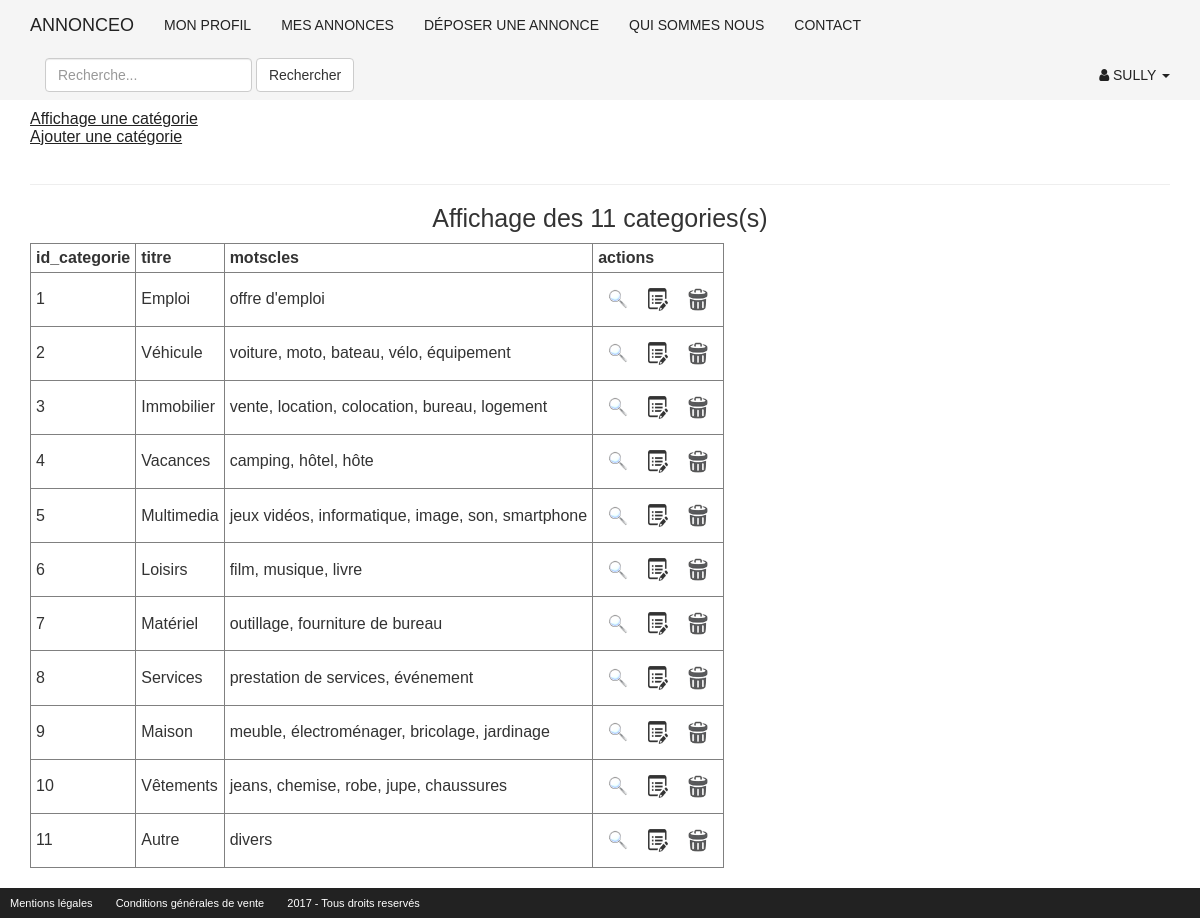
Page /admin/gestion_categorie.php?action=affichage (signed in) on the committed database.
### tables this page shows
CREATE TABLE categorie(
	id_categorie INT(3) NOT NULL AUTO_INCREMENT,
	titre VARCHAR(255) NOT NULL,
	motscles TEXT NOT NULL,
	PRIMARY KEY(id_categorie)
);

### inc/init.inc.php (called while the page is built, shortened)
<?php
$content = '';

### admin/gestion_categorie.php (the view, shortened to what this page needs)
<?php
require_once("../inc/init.inc.php");
require_once("../inc/haut.inc.php");
$content .= '<a href="?action=affichage"><u>Affichage une catégorie</u></a><br>';
$content .= '<a href="?action=ajout"><u>Ajouter une catégorie</u></a><br><br><hr>';
if(isset($_GET['action']) && $_GET['action'] == 'affichage')
{
	$r = $bdd->query("SELECT * FROM categorie");
		$content .= "<h1> Affichage des " . $r->rowCount() . " categories(s)</h1>";
		$content .= "<table border='1' style='border-collapse:collapse;'><tr>";
		for ($i= 0; $i< $r->columnCount(); $i++)
		{
			$colonne = $r->getColumnMeta($i);
			$content .= "<th>$colonne[name]</th>";
		}
		$content .="<th> actions </th>";
		$content .="</tr>";
		while($ligne = $r->fetch(PDO::FETCH_ASSOC))
		{
			$content .= '<tr>';
			foreach($ligne as $indice => $valeur)
			{
				$content .= "<td>$valeur</td>";
			}
			$content .= "<td><a href=\"?action=zoom&id_categorie=$ligne[id_categorie]\"><img src=\"../image/zoom.png\" class=\"icon\" alt=\"zoom\"></a>";
			$content .= "<a href=\"?action=modification&id_categorie=$ligne[id_categorie]\"><img src=\"../image/edit.png\" class=\"icon\" alt=\"modification\"></a>";
			$content .= "<a href=\"?action=suppression&id_categorie=$ligne[id_categorie]\" OnClick=\"return(confirm('En êtes vous certain?'));\"><img src=\"../image/delete.png\" class =\"icon\" alt=\"suppression\"></a></td>";
			$content .="</tr>";
		}
	$content .= '</table>';
}
echo $content;
?>
<?php
require_once("../inc/bas.inc.php");
?>

### css/style.css (style rules this page uses)
* { -webkit-box-sizing: border-box; -moz-box-sizing: border-box; box-sizing: border-box; }
body { margin: 0; padding: 0; font: 16px sans-serif; }
h1 { text-align: center; font-size: 2.5rem; }
a { color: #222; }
.icon { display:inline-block; width:20px; margin:10px; }
th, tr, td { width: auto; padding:5px; }

### rows in the picture
categorie: id_categorie "1", titre "Emploi", motscles "offre d'emploi"
categorie: id_categorie "2", titre "Véhicule", motscles "voiture, moto, bateau, vélo, équipement"
categorie: id_categorie "3", titre "Immobilier", motscles "vente, location, colocation, bureau, logement"
categorie: id_categorie "4", titre "Vacances", motscles "camping, hôtel, hôte"
categorie: id_categorie "5", titre "Multimedia", motscles "jeux vidéos, informatique, image, son, smartphone"
categorie: id_categorie "6", titre "Loisirs", motscles "film, musique, livre"
categorie: id_categorie "7", titre "Matériel", motscles "outillage, fourniture de bureau"
categorie: id_categorie "8", titre "Services", motscles "prestation de services, événement"
categorie: id_categorie "9", titre "Maison", motscles "meuble, électroménager, bricolage, jardinage"
categorie: id_categorie "10", titre "Vêtements", motscles "jeans, chemise, robe, jupe, chaussures"
categorie: id_categorie "11", titre "Autre", motscles "divers"

### other values in the picture
$_SESSION['membre']['pseudo'] "SULLY"
$r->rowCount() "11"
$colonne[name] "id_categorie"
$colonne[name] "titre"
$colonne[name] "motscles"
